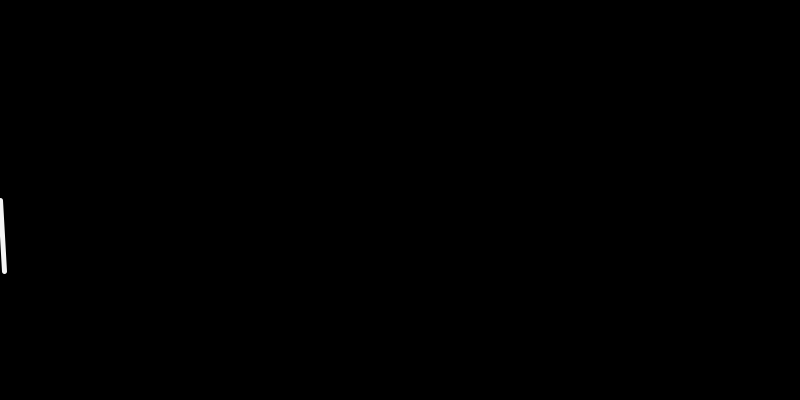
Frame 1 (no input)
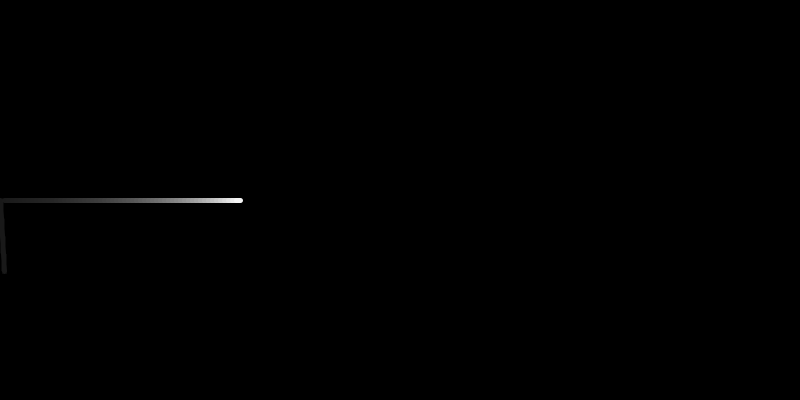
Frame 60 (the mouse pressed at the canvas centre just before this capture)
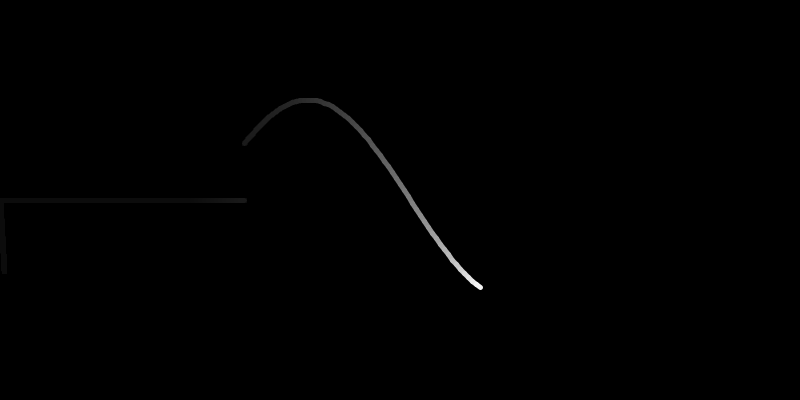
Frame 120 (the mouse held since frame 60 and released just before this capture)

The Processing sketch that drew these frames (run headless with seeded random() and noise(); from frame 60 on, the mouse is pressed at the canvas centre):

// Processing sketch: p5MyunRate
// ── p5MyunRate.pde
MyunPulse t;

void setup(){
	size(800, 400);
	t = new MyunPulse(800, 75);
	background(0);
}

void draw(){
	// fill(0);
	// rect(0, 0, width, height);
	// background(0);
	// t.setWidth(mouseX+50);
	t.setPeriod(map(mouseX, 0, width, 0, 1));
	t.calcWave();
	t.renderWave(0, 0);
	t.setAmplitude(mouseY/2);

	
	// rect(0, 0, width, height);
	// fill(0, 4);
	// noStroke();h
	
}
// ── MyunPulse.pde
class MyunPulse{

	int xspacing = 4;   		// How far apart should each horizontal location be spaced
	int w;              		// Width of entire wave

	float theta = 0.0;  		// Start angle at 0
	float amplitude = 75.0;  	// Height of wave
	float period = 200.0;  		// How many pixels before the wave repeats
	float dx;  					// Value for incrementing X, a function of period and xspacing
	float[] yvalues;  			// Using an array to store height values for the wave
	int x;
	float strokeWidth = 5;

	MyunPulse(int _w, float _amp) {
		// size(640, 360);
		amplitude = _amp;
		w = _w+16;
		dx = (TWO_PI / period) * xspacing;
		yvalues = new float[20000/xspacing];
	}

	void calcWave() {
		// Increment theta (try different values for 'angular velocity' here
		// theta += 2;

		float x = theta;
		dx = (TWO_PI / period) * xspacing;
		for (int i = 0; i < yvalues.length; i++) {
			yvalues[i] = sin(x)*amplitude;
			x+=dx;
		}
	}

	void renderWave(float _x, float _y) {
		pushMatrix();
		translate(_x, _y);

		noFill();
		stroke(255);
		strokeWeight(strokeWidth);
		// A simple way to draw the wave with an ellipse at each location
		// for (int x = 0; x < yvalues.length-1; x++) {
		  // ellipse(x*xspacing, height/2+yvalues[x], 8, 8);
		  // line(x*xspacing, height/2+yvalues[x], (x+1)*xspacing, height/2+yvalues[x+1]);
		// }

		// point(x*xspacing, height/2+yvalues[x]);
		line(x*xspacing, height/2+yvalues[x], (x+1)*xspacing, height/2+yvalues[x+1]);
		x++;
		
		if(x > w/xspacing-1)  {
			x = 0;
			fill(0);
			rectMode(CENTER);
			noStroke();
			rect(w/2, 200, w+50, 400);
		}

		
		pushStyle();
		fill(0, 10);
		noStroke();
		rectMode(CENTER);
		rect(w/2, 200, w+50, 400);
		popStyle();

		noFill();
		stroke(255);
		strokeWeight(1);
		
		popMatrix();
	}

	// input : 0 ~ 1 (period)
	void setPeriod(float _period){
		period = map(_period, 0, 1, 20, 800);
	}

	void setAmplitude(float _amp){
		amplitude = _amp;
	}

	void setWidth(int _w){
		w = _w+16;

		// update period, and dx
		period = _w/4;
		dx = (TWO_PI / period) * xspacing;
	}
}
